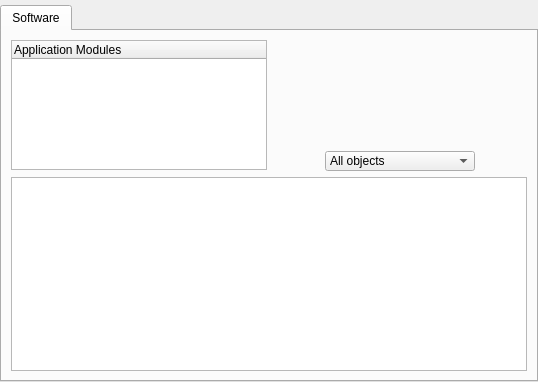
      <widget class="QWidget" name="page_Software">
       <layout class="QVBoxLayout" name="verticalLayout_6">
        <property name="leftMargin">
         <number>0</number>
        </property>
        <property name="topMargin">
         <number>5</number>
        </property>
        <property name="rightMargin">
         <number>0</number>
        </property>
        <property name="bottomMargin">
         <number>0</number>
        </property>
        <item>
         <widget class="QTabWidget" name="tabWidget_Software">
          <property name="currentIndex">
           <number>0</number>
          </property>
          <property name="tabsClosable">
           <bool>false</bool>
          </property>
          <property name="movable">
           <bool>false</bool>
          </property>
          <widget class="QWidget" name="tab_SoftwareOverview">
           <attribute name="title">
            <string>Software</string>
           </attribute>
           <layout class="QGridLayout" name="gridLayout_3">
            <property name="bottomMargin">
             <number>9</number>
            </property>
            <item row="0" column="3">
             <spacer name="verticalSpacer">
              <property name="orientation">
               <enum>Qt::Vertical</enum>
              </property>
              <property name="sizeType">
               <enum>QSizePolicy::Maximum</enum>
              </property>
              <property name="sizeHint" stdset="0">
               <size>
                <width>20</width>
                <height>105</height>
               </size>
              </property>
             </spacer>
            </item>
            <item row="0" column="1">
             <spacer name="horizontalSpacer_3">
              <property name="orientation">
               <enum>Qt::Horizontal</enum>
              </property>
              <property name="sizeHint" stdset="0">
               <size>
                <width>40</width>
                <height>20</height>
               </size>
              </property>
             </spacer>
            </item>
            <item row="2" column="0" colspan="6">
             <widget class="QTableWidget" name="table_Software">
              <property name="minimumSize">
               <size>
                <width>0</width>
                <height>0</height>
               </size>
              </property>
              <property name="frameShadow">
               <enum>QFrame::Sunken</enum>
              </property>
              <property name="lineWidth">
               <number>0</number>
              </property>
              <property name="midLineWidth">
               <number>0</number>
              </property>
              <property name="horizontalScrollBarPolicy">
               <enum>Qt::ScrollBarAlwaysOff</enum>
              </property>
              <property name="sizeAdjustPolicy">
               <enum>QAbstractScrollArea::AdjustIgnored</enum>
              </property>
              <property name="editTriggers">
               <set>QAbstractItemView::NoEditTriggers</set>
              </property>
              <property name="selectionBehavior">
               <enum>QAbstractItemView::SelectRows</enum>
              </property>
             </widget>
            </item>
            <item row="0" column="5">
             <spacer name="horizontalSpacer_4">
              <property name="orientation">
               <enum>Qt::Horizontal</enum>
              </property>
              <property name="sizeHint" stdset="0">
               <size>
                <width>40</width>
                <height>20</height>
               </size>
              </property>
             </spacer>
            </item>
            <item row="0" column="0" rowspan="2">
             <widget class="QTreeWidget" name="tree_ApplicationModules">
              <property name="minimumSize">
               <size>
                <width>0</width>
                <height>0</height>
               </size>
              </property>
              <property name="maximumSize">
               <size>
                <width>16777215</width>
                <height>130</height>
               </size>
              </property>
              <column>
               <property name="text">
                <string>Application Modules</string>
               </property>
              </column>
             </widget>
            </item>
            <item row="1" column="3">
             <widget class="QComboBox" name="combo_softwareFilter">
              <property name="sizePolicy">
               <sizepolicy hsizetype="Fixed" vsizetype="Fixed">
                <horstretch>0</horstretch>
                <verstretch>0</verstretch>
               </sizepolicy>
              </property>
              <property name="minimumSize">
               <size>
                <width>150</width>
                <height>20</height>
               </size>
              </property>
              <property name="maximumSize">
               <size>
                <width>150</width>
                <height>20</height>
               </size>
              </property>
              <item>
               <property name="text">
                <string comment="0">All objects</string>
               </property>
              </item>
              <item>
               <property name="text">
                <string comment="1">Cyclic objects</string>
               </property>
              </item>
              <item>
               <property name="text">
                <string comment="2">Data objects</string>
               </property>
              </item>
              <item>
               <property name="text">
                <string comment="3">Motion objects</string>
               </property>
              </item>
              <item>
               <property name="text">
                <string comment="4">Config objects</string>
               </property>
              </item>
              <item>
               <property name="text">
                <string comment="5">Other objects</string>
               </property>
              </item>
             </widget>
            </item>
           </layout>
          </widget>
         </widget>
        </item>
       </layout>
      </widget>
